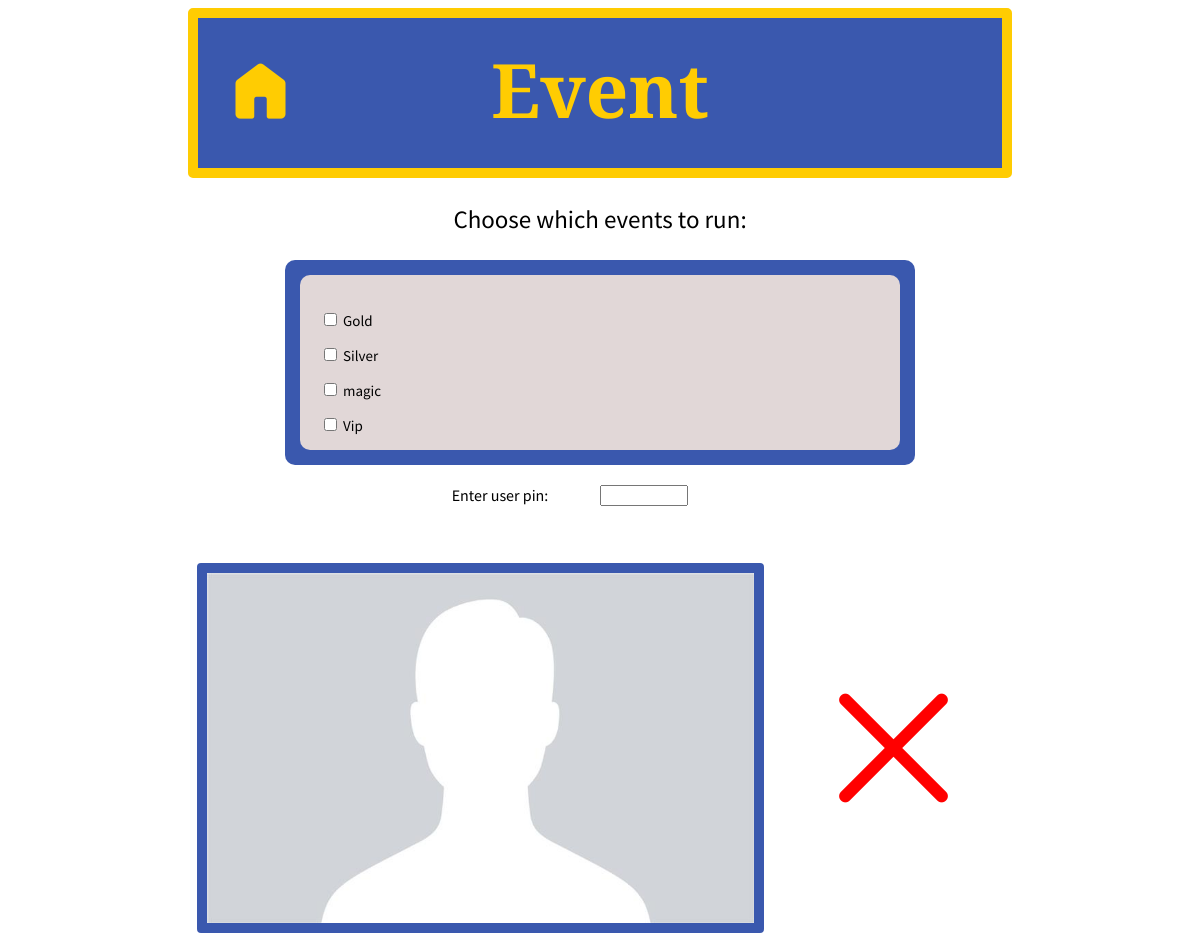
The page /scan/ on the database as committed earlier.
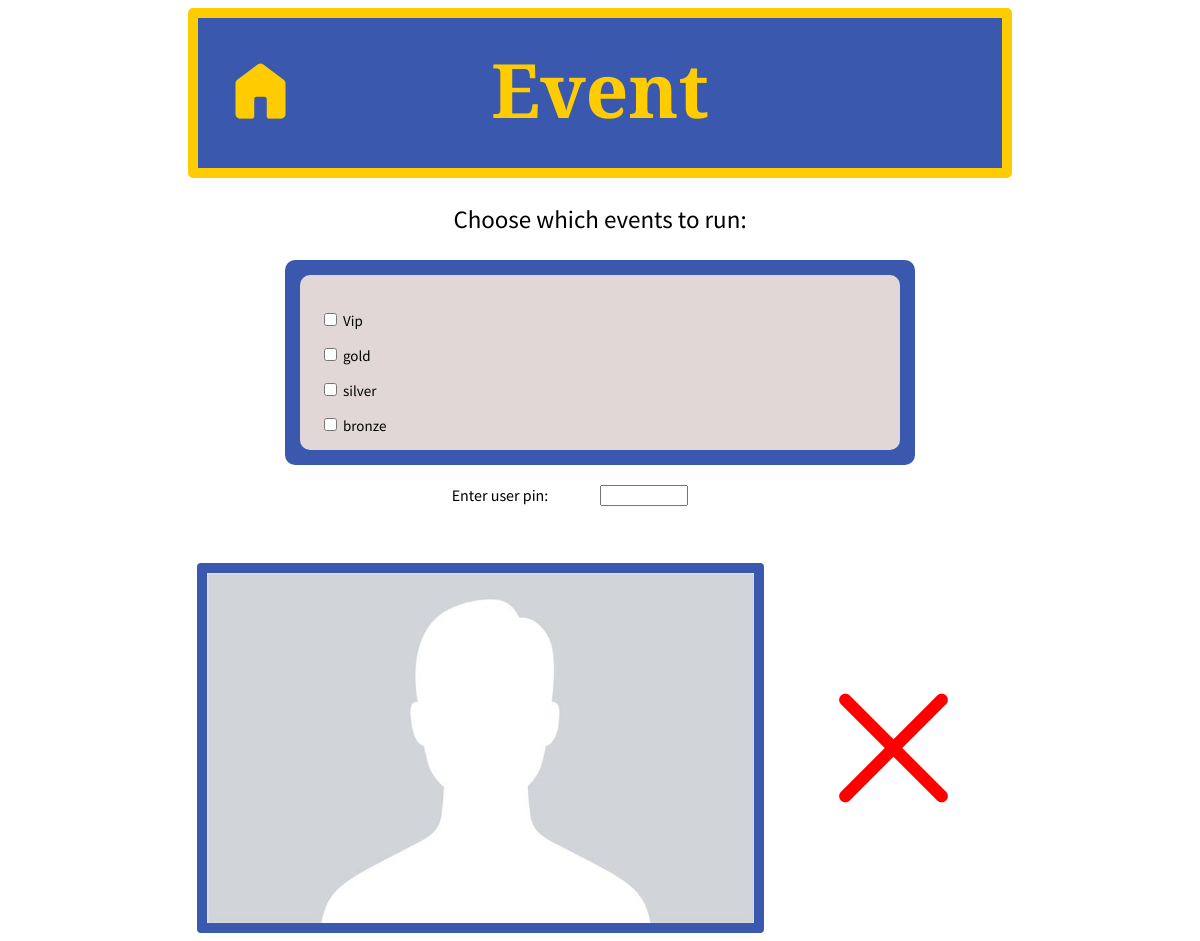
The same page on the database as committed later.
### authenticate/models.py (models this page shows)
class Perk(models.Model):
    name = models.CharField(max_length=200)
    date_added = models.DateTimeField(auto_now_add=True)

### authenticate/views.py (the view)
# urls.py: path("scan/", views.show_scan, name="scan"),
def show_scan(request, context=None):
    if context == None:
        is_verified = '0'
        selected = []
        image = "default.jpg"
        name = ''
    else:
        is_verified = context["is_verified"]
        selected = context["selected"]
        image = context['image']
        name = context['name']
    perks_query = get_perks_from_db()
    context = get_html_ready_perks(perks_query)
    context['is_verified'] = is_verified
    selected = map(lambda x: int(x),selected)
    context["selected"] = [*selected]
    context["image"] = image
    context['name'] = name
    return render(request, "scan.html", context)

### authenticate/views.py (called while the page is built)
def get_perks_from_db():
    return Perk.objects.all()

def get_html_ready_perks(query):
    context = {"perks":[]}
    inc = 0
    for i in query:
        context["perks"].append({
            "id": i.id,
            "name": i.name,
            "date_added": i.date_added.date,
            "time_added": i.date_added.time,
        })
        inc += 1
    return context

### authenticate/templates/scan.html (shortened to what this page needs)
<!DOCTYPE html>
<html lang="en">
<head>
    <link rel= "stylesheet" type="text/css" href="..\static\style.css">
</head>
<body>
    <div class="header">
    <a class = "home" href="http://127.0.0.1:8000/"><span class="material-symbols-rounded" style="font-size: 75px;">
        </span></a>
    <h1>Event</h1>
    </div>
    <p class="description">Choose which events to run:</p>
    <form action="http://127.0.0.1:8000/verify/" method ="POST" >
        <div class="scroll-bg">
            <div class = "scroll-div" style="height: 175px;">
                <div class = "scroll-object">
                    {% for i in perks %}
                    {% if i.id in selected %}
                    <p style="text-align: left;">
                        <input name="{{i.id}}" type="checkbox" checked>
                        {{i.name}}
                    </p>
                    {% else %}
                    <p style="text-align: left;">
                        <input name="{{i.id}}" type="checkbox">
                        {{i.name}}
                    </p>
                    {%endif%}
                    {% endfor %}
                </div>
            </div>
        </div><br>
    <div style="display: grid; width: 400px; margin-left: auto; margin-right: auto;
    grid-template-columns: 1fr 1fr;">
        <label for="pin" class = "float" style="margin-left: auto; margin-right: auto;">Enter user pin:</label>
        <input type="text" onchange="validate('pin', pin)" style= "width: 80px;"  id="pin" name="pin" title="Have the user type their four digit pin then hit enter.">
        <br><p style="font-size: 16px; color: red" id = "pinerror"></p>
    </div>
    </form>
    <div id = "memberphoto">
        <img src="../static/{{image}}" alt="member image">
        {% if is_verified == '0' %}
        <span class="material-symbols-rounded" id = "x" style="font-size: 200px; margin-top: auto; margin-bottom:auto; color:red;">close</span>
        {%endif%}
    </div>
</body>
</html>

### authenticate/static/style.css (style rules this page uses)
body { font-family: 'Source Sans Pro', sans-serif; }
.header { display: flex; flex-wrap: nowrap; background-color: #3a58ae; height: 150px; margin-bottom: 10px; border-radius: 5px; border: 10px solid #ffcc02; margin-left: 15vw; margin-right: 15vw; }
h1 { font-family: 'Playfair Display', serif; text-align: center; color: #ffcc02; font-size: 75px; margin-top: 0px; margin-bottom: 0px; padding-top: 20px; padding-bottom: auto; margin-right: auto; margin-left: auto; padding-left: auto; padding-right: auto; }
#memberphoto { display: grid; grid-template-columns: auto auto; margin-left: 15vw; margin-right: 15vw; }
#memberphoto img { padding: auto; border: 10px solid #3a58ae; border-radius: 4px; margin-left: auto; margin-right: auto; height:350px; }
#memberphoto span { font-size: 400px; padding-top: 0px; }
.float { text-align:right; }
.home { position: absolute; margin-top: 35px; margin-left: 25PX; width: 125px; height: 125px; color: #ffcc02; }
.material-symbols-rounded { font-variation-settings: 'FILL' 1, 'wght' 400, 'GRAD' 0, 'opsz' 100; }
#x { font-size: 200px; margin-top: auto; margin-bottom:auto; margin-left: 20px; color:green; }
.scroll-bg { background-color: #3a58ae; width: 50vw; padding: 15px; margin-left: auto; margin-right: auto; margin-top: 20px; border-radius: 10px; }
.scroll-div { background-color: rgb(225, 215, 215); width: 50vw; height: 300px; overflow: hidden; overflow-y: scroll; border-radius: 10px; }
.scroll-object { color:black; font-size: 15px; padding: 20px; }
.description { font-size: 25px; margin-left: auto; margin-right: auto; font-style: bold; text-align: center; }

Rows that differ between the two databases and show on the page:
removed Perk: name "Gold"
removed Perk: name "Silver"
removed Perk: name "magic"
added Perk: name "gold"
added Perk: name "silver"
added Perk: name "bronze"
